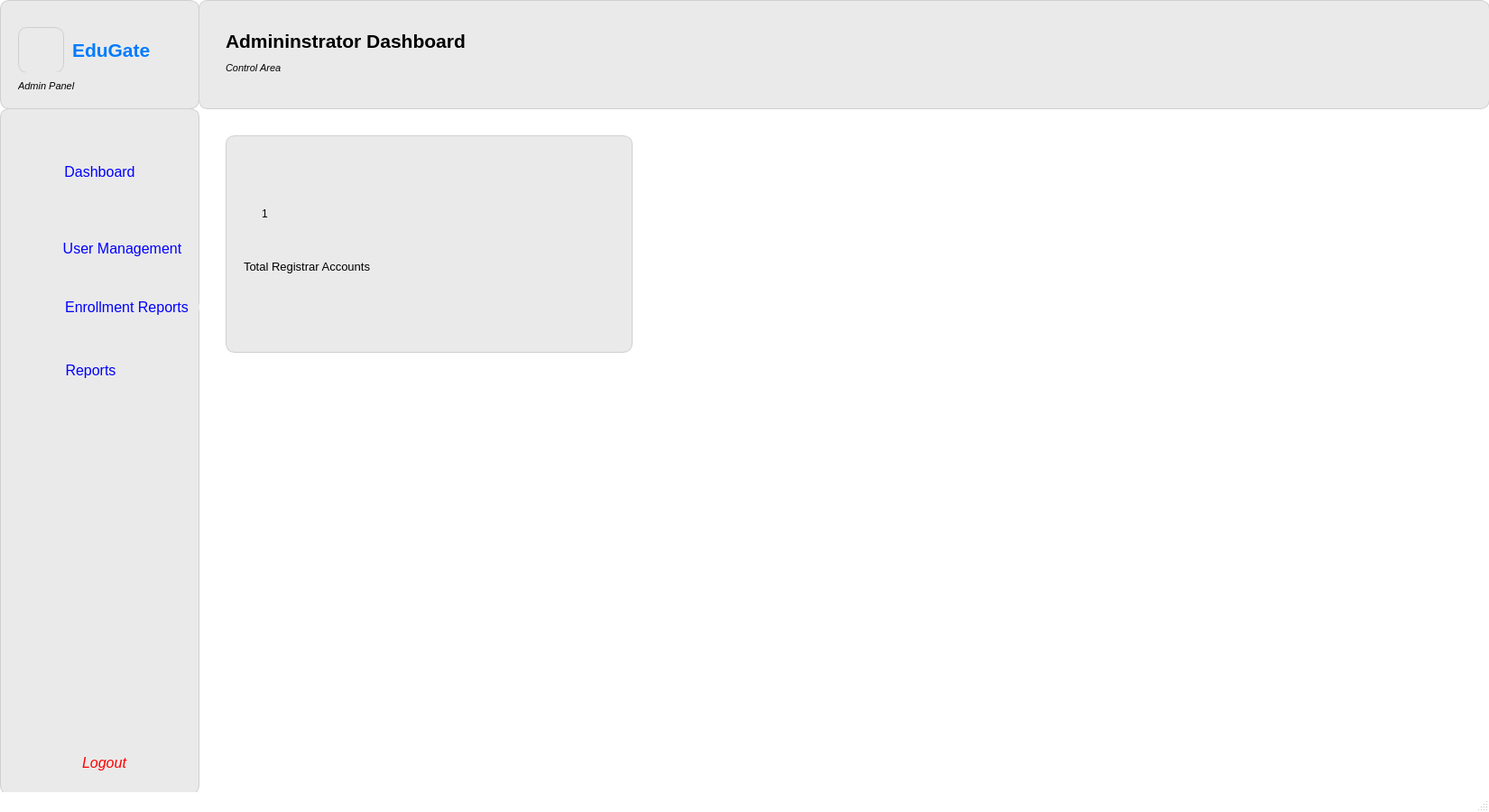
<?xml version="1.0" encoding="UTF-8"?>
<ui version="4.0">
 <class>MainWindow</class>
 <widget class="QMainWindow" name="MainWindow">
  <property name="geometry">
   <rect>
    <x>0</x>
    <y>0</y>
    <width>1650</width>
    <height>900</height>
   </rect>
  </property>
  <property name="sizePolicy">
   <sizepolicy hsizetype="Fixed" vsizetype="Fixed">
    <horstretch>0</horstretch>
    <verstretch>0</verstretch>
   </sizepolicy>
  </property>
  <property name="minimumSize">
   <size>
    <width>1650</width>
    <height>900</height>
   </size>
  </property>
  <property name="maximumSize">
   <size>
    <width>1650</width>
    <height>900</height>
   </size>
  </property>
  <property name="windowTitle">
   <string>MainWindow</string>
  </property>
  <property name="styleSheet">
   <string notr="true">QMainWindow {
    background-color: white;
}
</string>
  </property>
  <widget class="QWidget" name="centralwidget">
   <widget class="QWidget" name="widget" native="true">
    <property name="geometry">
     <rect>
      <x>220</x>
      <y>0</y>
      <width>1431</width>
      <height>121</height>
     </rect>
    </property>
    <property name="styleSheet">
     <string notr="true">QWidget {
    background-color: #eaeaea;  
    border: 1px solid #cfcfcf;
    border-radius: 10px;
}
</string>
    </property>
    <widget class="QLabel" name="label">
     <property name="geometry">
      <rect>
       <x>30</x>
       <y>20</y>
       <width>281</width>
       <height>51</height>
      </rect>
     </property>
     <property name="font">
      <font>
       <family>Segoe UI</family>
       <pointsize>16</pointsize>
       <weight>75</weight>
       <italic>false</italic>
       <bold>true</bold>
      </font>
     </property>
     <property name="styleSheet">
      <string notr="true">QLabel {
    background-color: #eaeaea;   /* match your widget color */
    border: none;                /* remove border */
    color: #000;                 /* text color (change if needed) */
}
</string>
     </property>
     <property name="text">
      <string>Admininstrator Dashboard</string>
     </property>
    </widget>
    <widget class="QLabel" name="label_2">
     <property name="geometry">
      <rect>
       <x>30</x>
       <y>60</y>
       <width>171</width>
       <height>31</height>
      </rect>
     </property>
     <property name="font">
      <font>
       <family>Segoe UI</family>
       <pointsize>8</pointsize>
       <weight>50</weight>
       <italic>true</italic>
       <bold>false</bold>
      </font>
     </property>
     <property name="styleSheet">
      <string notr="true">QLabel {
    background-color: #eaeaea;   /* match your widget color */
    border: none;                /* remove border */
    color: #000;                 /* text color (change if needed) */
}
</string>
     </property>
     <property name="text">
      <string>Control Area</string>
     </property>
    </widget>
   </widget>
   <widget class="QWidget" name="widget_3" native="true">
    <property name="geometry">
     <rect>
      <x>0</x>
      <y>0</y>
      <width>221</width>
      <height>121</height>
     </rect>
    </property>
    <property name="styleSheet">
     <string notr="true">QWidget {
    background-color: #eaeaea;  
    border: 1px solid #cfcfcf;
    border-radius: 10px;
}
</string>
    </property>
    <widget class="QLabel" name="label_3">
     <property name="geometry">
      <rect>
       <x>20</x>
       <y>30</y>
       <width>51</width>
       <height>51</height>
      </rect>
     </property>
     <property name="text">
      <string/>
     </property>
     <property name="pixmap">
      <pixmap>../../../Downloads/ChatGPT Image Dec 10, 2025, 02_26_54 PM.png</pixmap>
     </property>
     <property name="scaledContents">
      <bool>true</bool>
     </property>
    </widget>
    <widget class="QLabel" name="label_4">
     <property name="geometry">
      <rect>
       <x>80</x>
       <y>30</y>
       <width>111</width>
       <height>51</height>
      </rect>
     </property>
     <property name="font">
      <font>
       <family>Segoe UI</family>
       <pointsize>16</pointsize>
       <weight>75</weight>
       <italic>false</italic>
       <bold>true</bold>
      </font>
     </property>
     <property name="styleSheet">
      <string notr="true">QLabel {
    color: #007BFF;    /* nice clean blue */
    background-color: transparent;   /* optional */
    border: none;                    /* optional */
}
</string>
     </property>
     <property name="text">
      <string>EduGate</string>
     </property>
    </widget>
    <widget class="QLabel" name="label_5">
     <property name="geometry">
      <rect>
       <x>20</x>
       <y>80</y>
       <width>171</width>
       <height>31</height>
      </rect>
     </property>
     <property name="font">
      <font>
       <family>Segoe UI</family>
       <pointsize>8</pointsize>
       <weight>50</weight>
       <italic>true</italic>
       <bold>false</bold>
      </font>
     </property>
     <property name="styleSheet">
      <string notr="true">QLabel {
    background-color: #eaeaea;   /* match your widget color */
    border: none;                /* remove border */
    color: #000;                 /* text color (change if needed) */
}
</string>
     </property>
     <property name="text">
      <string>Admin Panel</string>
     </property>
    </widget>
   </widget>
   <widget class="QWidget" name="widget_2" native="true">
    <property name="geometry">
     <rect>
      <x>0</x>
      <y>120</y>
      <width>221</width>
      <height>761</height>
     </rect>
    </property>
    <property name="styleSheet">
     <string notr="true">QWidget {
    background-color: #eaeaea;  
    border: 1px solid #cfcfcf;
    border-radius: 10px;
}
</string>
    </property>
    <widget class="QLabel" name="label_6">
     <property name="geometry">
      <rect>
       <x>20</x>
       <y>60</y>
       <width>41</width>
       <height>31</height>
      </rect>
     </property>
     <property name="font">
      <font>
       <family>Segoe UI</family>
       <pointsize>8</pointsize>
       <weight>50</weight>
       <italic>true</italic>
       <bold>false</bold>
      </font>
     </property>
     <property name="styleSheet">
      <string notr="true">QLabel {
    background-color: #eaeaea;   /* match your widget color */
    border: none;                /* remove border */
    color: #000;                 /* text color (change if needed) */
}
</string>
     </property>
     <property name="text">
      <string/>
     </property>
     <property name="pixmap">
      <pixmap>../../../Downloads/dashboard-monitor.png</pixmap>
     </property>
     <property name="scaledContents">
      <bool>true</bool>
     </property>
    </widget>
    <widget class="QPushButton" name="pushButton">
     <property name="geometry">
      <rect>
       <x>30</x>
       <y>60</y>
       <width>161</width>
       <height>21</height>
      </rect>
     </property>
     <property name="font">
      <font>
       <family>Segoe UI</family>
       <pointsize>12</pointsize>
      </font>
     </property>
     <property name="styleSheet">
      <string notr="true">QPushButton {
    border: none;
    outline: none;
    color: blue;
}
QPushButton:hover {
    color: #1565c0;
}

QPushButton:pressed {
    color: #0d47a1;
}
</string>
     </property>
     <property name="text">
      <string>Dashboard</string>
     </property>
    </widget>
    <widget class="QLabel" name="label_7">
     <property name="geometry">
      <rect>
       <x>30</x>
       <y>140</y>
       <width>31</width>
       <height>31</height>
      </rect>
     </property>
     <property name="font">
      <font>
       <family>Segoe UI</family>
       <pointsize>8</pointsize>
       <weight>50</weight>
       <italic>true</italic>
       <bold>false</bold>
      </font>
     </property>
     <property name="styleSheet">
      <string notr="true">QLabel {
    background-color: #eaeaea;   /* match your widget color */
    border: none;                /* remove border */
    color: #000;                 /* text color (change if needed) */
}
</string>
     </property>
     <property name="text">
      <string/>
     </property>
     <property name="pixmap">
      <pixmap>../../../Downloads/user-add.png</pixmap>
     </property>
     <property name="scaledContents">
      <bool>true</bool>
     </property>
    </widget>
    <widget class="QPushButton" name="pushButton_2">
     <property name="geometry">
      <rect>
       <x>70</x>
       <y>140</y>
       <width>131</width>
       <height>31</height>
      </rect>
     </property>
     <property name="font">
      <font>
       <family>Segoe UI</family>
       <pointsize>12</pointsize>
      </font>
     </property>
     <property name="toolTip">
      <string>&lt;html&gt;&lt;head/&gt;&lt;body&gt;&lt;p&gt;Enrollment&lt;br/&gt;Management&lt;/p&gt;&lt;/body&gt;&lt;/html&gt;</string>
     </property>
     <property name="styleSheet">
      <string notr="true">QPushButton {
    border: none;
    outline: none;
    color: blue;
}
QPushButton:hover {
    color: #1565c0;
}

QPushButton:pressed {
    color: #0d47a1;
}
</string>
     </property>
     <property name="text">
      <string>User Management</string>
     </property>
    </widget>
    <widget class="QLabel" name="label_8">
     <property name="geometry">
      <rect>
       <x>20</x>
       <y>270</y>
       <width>41</width>
       <height>31</height>
      </rect>
     </property>
     <property name="font">
      <font>
       <family>Segoe UI</family>
       <pointsize>8</pointsize>
       <weight>50</weight>
       <italic>true</italic>
       <bold>false</bold>
      </font>
     </property>
     <property name="styleSheet">
      <string notr="true">QLabel {
    background-color: #eaeaea;   /* match your widget color */
    border: none;                /* remove border */
    color: #000;                 /* text color (change if needed) */
}
</string>
     </property>
     <property name="text">
      <string/>
     </property>
     <property name="pixmap">
      <pixmap>../../../Downloads/people-group.png</pixmap>
     </property>
     <property name="scaledContents">
      <bool>true</bool>
     </property>
    </widget>
    <widget class="QPushButton" name="pushButton_3">
     <property name="geometry">
      <rect>
       <x>20</x>
       <y>280</y>
       <width>161</width>
       <height>21</height>
      </rect>
     </property>
     <property name="font">
      <font>
       <family>Segoe UI</family>
       <pointsize>12</pointsize>
      </font>
     </property>
     <property name="toolTip">
      <string>&lt;html&gt;&lt;head/&gt;&lt;body&gt;&lt;p&gt;Enrollment&lt;br/&gt;Management&lt;/p&gt;&lt;/body&gt;&lt;/html&gt;</string>
     </property>
     <property name="styleSheet">
      <string notr="true">QPushButton {
    border: none;
    outline: none;
    color: blue;
}
QPushButton:hover {
    color: #1565c0;
}

QPushButton:pressed {
    color: #0d47a1;
}
</string>
     </property>
     <property name="text">
      <string>Reports</string>
     </property>
    </widget>
    <widget class="QPushButton" name="pushButton_4">
     <property name="geometry">
      <rect>
       <x>20</x>
       <y>700</y>
       <width>191</width>
       <height>51</height>
      </rect>
     </property>
     <property name="font">
      <font>
       <family>Segoe UI</family>
       <pointsize>12</pointsize>
       <italic>true</italic>
      </font>
     </property>
     <property name="toolTip">
      <string>&lt;html&gt;&lt;head/&gt;&lt;body&gt;&lt;p&gt;Enrollment&lt;br/&gt;Management&lt;/p&gt;&lt;/body&gt;&lt;/html&gt;</string>
     </property>
     <property name="styleSheet">
      <string notr="true">QPushButton {
    border: none;
    outline: none;
}

QPushButton {
    color: red;
}

</string>
     </property>
     <property name="text">
      <string>Logout</string>
     </property>
    </widget>
    <widget class="QLabel" name="label_9">
     <property name="geometry">
      <rect>
       <x>30</x>
       <y>710</y>
       <width>41</width>
       <height>31</height>
      </rect>
     </property>
     <property name="font">
      <font>
       <family>Segoe UI</family>
       <pointsize>8</pointsize>
       <weight>50</weight>
       <italic>true</italic>
       <bold>false</bold>
      </font>
     </property>
     <property name="styleSheet">
      <string notr="true">QLabel {
    background-color: #eaeaea;   /* match your widget color */
    border: none;                /* remove border */
    color: #000;                 /* text color (change if needed) */
}
</string>
     </property>
     <property name="text">
      <string/>
     </property>
     <property name="pixmap">
      <pixmap>../../../Downloads/sign-out-alt.png</pixmap>
     </property>
     <property name="scaledContents">
      <bool>true</bool>
     </property>
    </widget>
    <widget class="QPushButton" name="pushButton_5">
     <property name="geometry">
      <rect>
       <x>60</x>
       <y>210</y>
       <width>161</width>
       <height>21</height>
      </rect>
     </property>
     <property name="font">
      <font>
       <family>Segoe UI</family>
       <pointsize>12</pointsize>
      </font>
     </property>
     <property name="toolTip">
      <string>&lt;html&gt;&lt;head/&gt;&lt;body&gt;&lt;p&gt;Enrollment&lt;br/&gt;Management&lt;/p&gt;&lt;/body&gt;&lt;/html&gt;</string>
     </property>
     <property name="styleSheet">
      <string notr="true">QPushButton {
    border: none;
    outline: none;
    color: blue;
}
QPushButton:hover {
    color: #1565c0;
}

QPushButton:pressed {
    color: #0d47a1;
}
</string>
     </property>
     <property name="text">
      <string>Enrollment Reports</string>
     </property>
    </widget>
    <widget class="QLabel" name="label_11">
     <property name="geometry">
      <rect>
       <x>20</x>
       <y>210</y>
       <width>41</width>
       <height>31</height>
      </rect>
     </property>
     <property name="font">
      <font>
       <family>Segoe UI</family>
       <pointsize>8</pointsize>
       <weight>50</weight>
       <italic>true</italic>
       <bold>false</bold>
      </font>
     </property>
     <property name="styleSheet">
      <string notr="true">QLabel {
    background-color: #eaeaea;   /* match your widget color */
    border: none;                /* remove border */
    color: #000;                 /* text color (change if needed) */
}
</string>
     </property>
     <property name="text">
      <string/>
     </property>
     <property name="pixmap">
      <pixmap>../../../Downloads/people-group.png</pixmap>
     </property>
     <property name="scaledContents">
      <bool>true</bool>
     </property>
    </widget>
    <zorder>pushButton</zorder>
    <zorder>label_6</zorder>
    <zorder>pushButton_2</zorder>
    <zorder>label_7</zorder>
    <zorder>pushButton_3</zorder>
    <zorder>label_8</zorder>
    <zorder>pushButton_4</zorder>
    <zorder>label_9</zorder>
    <zorder>pushButton_5</zorder>
    <zorder>label_11</zorder>
   </widget>
   <widget class="QWidget" name="widget_7" native="true">
    <property name="geometry">
     <rect>
      <x>250</x>
      <y>150</y>
      <width>451</width>
      <height>241</height>
     </rect>
    </property>
    <property name="styleSheet">
     <string notr="true">QWidget {
    background-color: #eaeaea;  
    border: 1px solid #cfcfcf;
    border-radius: 10px;
}
</string>
    </property>
    <widget class="QLabel" name="label_15">
     <property name="geometry">
      <rect>
       <x>20</x>
       <y>130</y>
       <width>171</width>
       <height>31</height>
      </rect>
     </property>
     <property name="font">
      <font>
       <family>Segoe UI</family>
       <pointsize>10</pointsize>
       <weight>50</weight>
       <italic>false</italic>
       <bold>false</bold>
      </font>
     </property>
     <property name="styleSheet">
      <string notr="true">QLabel {
    background-color: #eaeaea;   /* match your widget color */
    border: none;                /* remove border */
    color: #000;                 /* text color (change if needed) */
}
</string>
     </property>
     <property name="text">
      <string>Total Registrar Accounts</string>
     </property>
    </widget>
    <widget class="QLabel" name="label_10">
     <property name="geometry">
      <rect>
       <x>40</x>
       <y>80</y>
       <width>47</width>
       <height>13</height>
      </rect>
     </property>
     <property name="styleSheet">
      <string notr="true">QLabel {
    background-color: #eaeaea;   /* match your widget color */
    border: none;                /* remove border */
    color: #000;                 /* text color (change if needed) */
}
</string>
     </property>
     <property name="text">
      <string>1</string>
     </property>
    </widget>
    <widget class="QLabel" name="label_16">
     <property name="geometry">
      <rect>
       <x>20</x>
       <y>20</y>
       <width>41</width>
       <height>31</height>
      </rect>
     </property>
     <property name="font">
      <font>
       <family>Segoe UI</family>
       <pointsize>8</pointsize>
       <weight>50</weight>
       <italic>true</italic>
       <bold>false</bold>
      </font>
     </property>
     <property name="styleSheet">
      <string notr="true">QLabel {
    background-color: #eaeaea;   /* match your widget color */
    border: none;                /* remove border */
    color: #000;                 /* text color (change if needed) */
}
</string>
     </property>
     <property name="text">
      <string/>
     </property>
     <property name="pixmap">
      <pixmap>../../../Downloads/groups_7235322.png</pixmap>
     </property>
     <property name="scaledContents">
      <bool>true</bool>
     </property>
    </widget>
   </widget>
  </widget>
  <widget class="QStatusBar" name="statusbar"/>
 </widget>
 <resources/>
 <connections/>
</ui>
